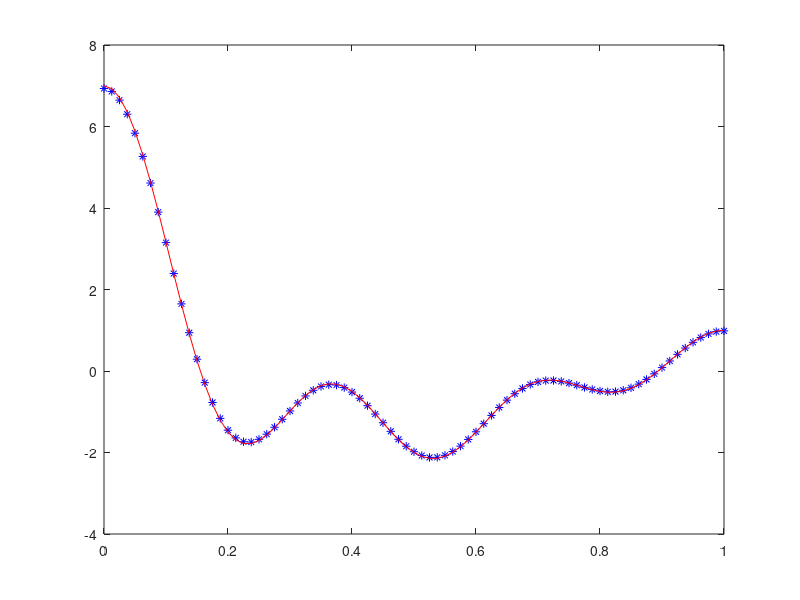
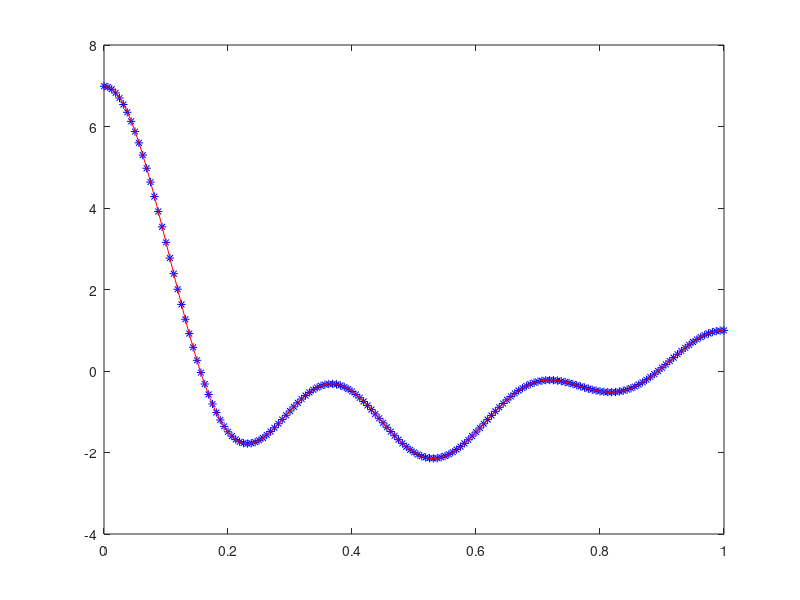
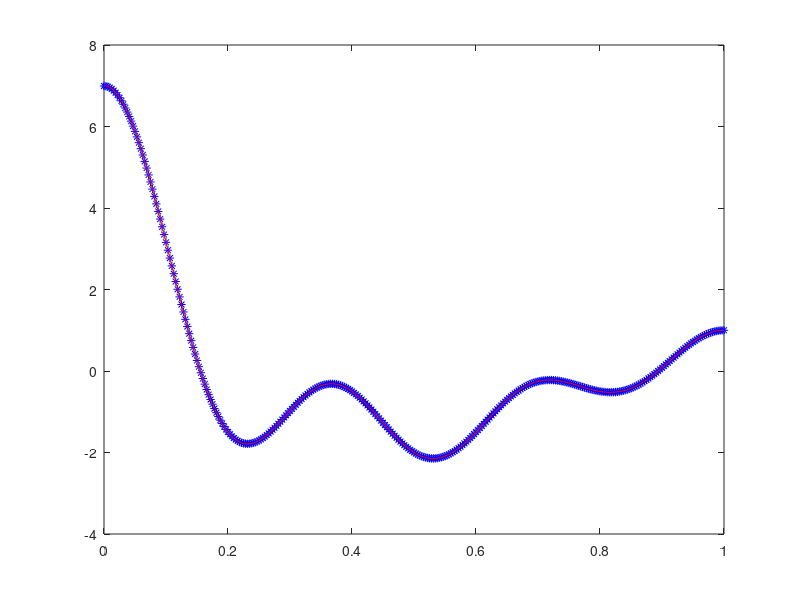
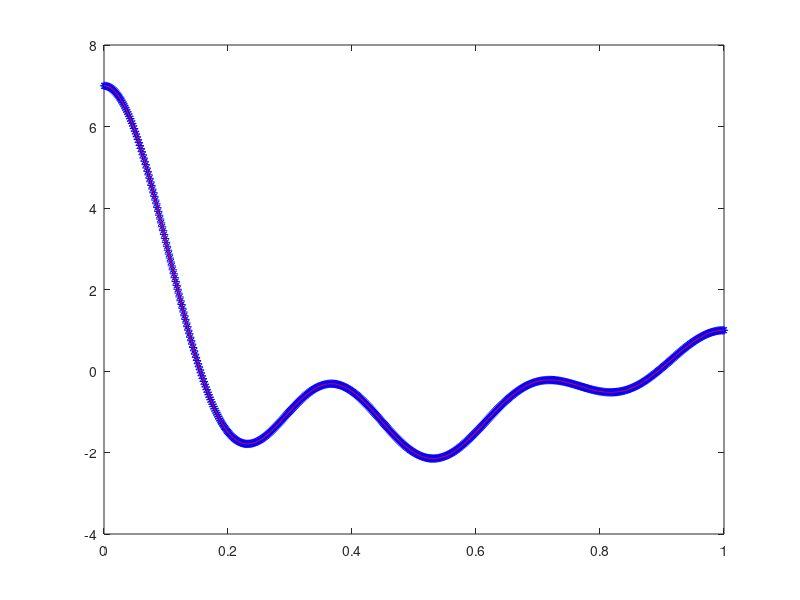

MATLAB code to generate these figures, in order:
close all;
N = [81 161 321 641 1281];
x0 = 0;
xN = 1;
h = (xN-x0)./(N-1);
k = zeros(1,length(N));
k2 = zeros(1,length(N));
t0 = 0;
T = 2;
c = 1;
lambda = pi*c/xN;

%%%%%% Initial data %%%%%%
u_x0 = 0; u_xN = 0; % Neumann
u0 = @(x) cos(lambda.*x/c) + 2*cos(2*lambda.*x/c) + cos(3*lambda.*x/c) + cos(4*lambda.*x/c) + cos(5*lambda.*x/c) + cos(6*lambda.*x/c);
u0_t = 0;
u_exact = @(x,t) cos(lambda.*t)*cos(lambda.*x/c) + cos(2*lambda.*t)*2*cos(2*lambda.*x/c) + cos(3*lambda.*t)*cos(3*lambda.*x/c)+ cos(4*lambda.*t)*cos(4*lambda.*x/c) + cos(5*lambda.*t)*cos(5*lambda.*x/c) + cos(6*lambda.*t)*cos(6*lambda.*x/c);
%%%%%%%%%%%%%%%%%%%%%%%%%%

e1 = cell(1,length(N));
eN = cell(1,length(N));
d1 = cell(1,length(N));
dN = cell(1,length(N));
H = cell(1,length(N));
M = cell(1,length(N));
D2 = cell(1,length(N));
u = cell(1, length(N));
x = cell(1, length(N));
t = cell(1, length(N));
error = zeros(1, length(N));
for j = 1:length(N)
   e1{1,j} = zeros(1,N(j));
   eN{1,j} = zeros(1,N(j));
   d1{1,j} = zeros(1,N(j));
   dN{1,j} = zeros(1,N(j));
   e1{1,j}(1,1) = 1;   
   eN{1,j}(1,end) = 1;
   %%%%%% second-order D2%%%%%% (But first???)
%    d1{1,j}(1,1:3) = 1/h(j)*[-3/2 2 -1/2];
%    dN{1,j}(1,(end-2):end) = 1/h(j)*[1/2 -2 3/2];
%    H{1,j} = h(j)*diag(ones(1,N(j)));
%    H{1,j}(1,1) = H{1,j}(1,1)/2; 
%    H{1,j}(end,end) = H{1,j}(end,end)/2;
%    M{1,j} = (1/h(j))*(zeros(N(j))  + diag(2*ones(N(j) ,1)) + diag(-ones(N(j)-1,1), 1) + diag(-ones(N(j)-1,1), -1));  
%    M{1,j}(1,1) = M{1,j}(1,1)/2; 
%    M{1,j}(end,end) = M{1,j}(end,end)/2;

   %%%%%% fourth-order D2%%%%%%
   d1{1,j}(1,1:4) = 1/h(j)*[11/6 -3 3/2 -1/3];
   dN{1,j}(1,(end-3):end) = 1/h(j)*[1/3 -3/2 3 -11/6];
   H{1,j} = diag(ones(1,N(j)));
   H{1,j}(1,1) = 17/48; H{1,j}(end,end) = 17/48;
   H{1,j}(2,2) = 59/48; H{1,j}(end-1,end-1) = 59/48;
   H{1,j}(3,3) = 43/48; H{1,j}(end-2,end-2) = 43/48;
   H{1,j}(4,4) = 49/48; H{1,j}(end-3,end-3) = 49/48;
   H{1,j} = h(j) * H{1,j};
   M{1,j} = (zeros(N(j))  + diag(5/2*ones(N(j) ,1)) + diag(-4/3*ones(N(j)-1,1), 1) + diag(-4/3*ones(N(j)-1,1), -1) + diag(1/12*ones(N(j)-2,1), 2) + diag(1/12*ones(N(j)-2,1), -2));  
   M_U1 = [9/8 -59/48 1/12 1/48]; M_U2 = [-59/48 59/24 -59/48 0]; M_U3 = [1/12 -59/48 55/24 -59/48]; M_U4 = [1/48 0 -59/48 59/24];
   M{1,j}(1,1:4) = M_U1; M{1,j}(2,1:4) = M_U2; M{1,j}(3,1:4) = M_U3; M{1,j}(4,1:4) = M_U4;
   M{1,j}(end,(end-3):end) = fliplr(M_U1); M{1,j}(end-1,(end-3):end) = fliplr(M_U2); M{1,j}(end-2,(end-3):end) = fliplr(M_U3); M{1,j}(end-3,(end-3):end) = fliplr(M_U4);
   M{1,j} = 1/h(j) * M{1,j};
   %%%%%%%%%%%%%%%%%%%%%%%%%%%%
   
   %%%%%%%%%%%%%%%%%%%%%%%%%%%%
   D2{1,j} = H{1,j}\(-M{1,j}-e1{1,j}'*d1{1,j}+eN{1,j}'*dN{1,j});
   %%%%%%%%%%%%%%%%%%%%%%%%%%%%
   
   %%%%%%% timestep %%%%%%%
   k(j) = 2*h(j)/sqrt(max(abs(eig(c^2*D2{1,j}*h(j)^2)))); 
   %k(j) = h(j)/c; 
   %%%%%%%%%%%%%%%%%%%%%%%%
   
   x{1,j} = linspace(x0, xN, N(j));
   t{1,j} = linspace(t0, T, (T-t0)/k(j));
   u{1,j} = zeros(length(x{1,j}), length(t{1,j}));
   %%%%% Initial data %%%%%%%%%
   u{1,j}(:,1) = u0(x{1,j});
   u{1,j}(:,2) = k(j)*u0_t + k(j)^2/2*c^2*D2{1,j}*u{1,j}(:,1) + u{1,j}(:,1);
   %%%%%%%%%%%%%%%%%%%%%%%%%%%%
    pause on;
   for n = 3:length(t{1,j})
       u{1,j}(:,n) = k(j)^2*c^2.*(D2{1,j}*u{1,j}(:,n-1) + H{1,j}\(e1{1,j}'*(d1{1,j}*u{1,j}(:,n-1)-u_x0)) - H{1,j}\(eN{1,j}'*(dN{1,j}*u{1,j}(:,n-1)-u_xN))) + 2*u{1,j}(:,n-1) - u{1,j}(:,n-2);
%        figure(j);
%        plot(x{1,j},u{1,j}(:,n),'*b');
%        hold on;
%        plot(x{1,j},u_exact(x{1,j},t{1,j}(n)),'r');
%        axis([x0 xN -4 7]);
%        pause(0.0001);
%        hold off;
   end   
   figure(j);
   plot(x{1,j},u{1,j}(:,end),'*b');
   hold on;
   plot(x{1,j},u_exact(x{1,j},t{1,j}(end)),'r');
   hold off;
   error(j) = norm(-u{1,j}(:,end)'+ u_exact(x{1,j},t{1,j}(end)),2)/sqrt(N(j));
end
figure(j+1);
p = polyfit(log(h),log(error),1);
y = polyval(p,log(h));
loglog(h, exp(y),'r',h,error, 'b*');
legend([num2str(p(1)),'log(h) + ', num2str(p(2))],'Error');
xlabel('log(h)');
ylabel('log(error)');
title('Error estimation');
